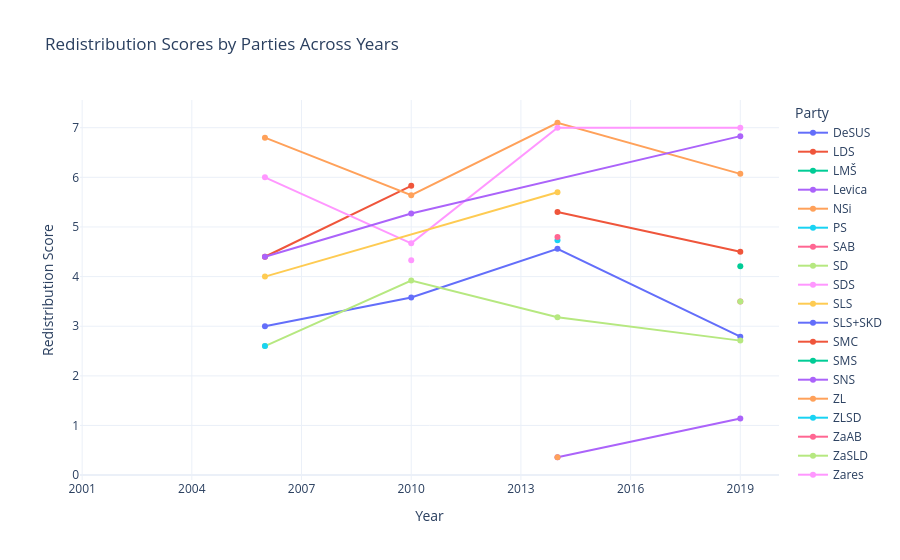

The notebook cell saved with this chart:
### Code cell
fig = px.line(redistribution, x='year', y='redistribution', color='pm_id', 
              markers=True, title='Redistribution Scores by Parties Across Years',
              labels={'year': 'Year', 'redistribution': 'LRGEN Score', 'pm_id': 'Party'})

# Improve layout
fig.update_layout(
    xaxis=dict(tickmode='linear', dtick=3),  # Step of 3 for x-axis ticks
    yaxis_title='Redistribution Score',
    legend_title='Party',
    template='plotly_white'
)

### Figure 1 — Plotly figure (JSON) as saved in the notebook; plotly's stock layout.template omitted (floating-point values rounded to 4 significant figures)
{"data": [{"hovertemplate": "Party=DeSUS<br>Year=%{x}<br>LRGEN Score=%{y}<extra></extra>", "legendgroup": "DeSUS", "line": {"color": "#636efa", "dash": "solid"}, "marker": {"symbol": "circle"}, "mode": "lines+markers", "name": "DeSUS", "orientation": "v", "showlegend": true, "type": "scatter", "x": [2002, 2006, 2010, 2014, 2019], "xaxis": "x", "y": [NaN, 3.0, 3.58, 4.56, 2.79], "yaxis": "y"}, {"hovertemplate": "Party=LDS<br>Year=%{x}<br>LRGEN Score=%{y}<extra></extra>", "legendgroup": "LDS", "line": {"color": "#EF553B", "dash": "solid"}, "marker": {"symbol": "circle"}, "mode": "lines+markers", "name": "LDS", "orientation": "v", "showlegend": true, "type": "scatter", "x": [2002, 2006, 2010], "xaxis": "x", "y": [NaN, 4.4, 5.83], "yaxis": "y"}, {"hovertemplate": "Party=LMŠ<br>Year=%{x}<br>LRGEN Score=%{y}<extra></extra>", "legendgroup": "LMŠ", "line": {"color": "#00cc96", "dash": "solid"}, "marker": {"symbol": "circle"}, "mode": "lines+markers", "name": "LMŠ", "orientation": "v", "showlegend": true, "type": "scatter", "x": [2019], "xaxis": "x", "y": [4.21], "yaxis": "y"}, {"hovertemplate": "Party=Levica<br>Year=%{x}<br>LRGEN Score=%{y}<extra></extra>", "legendgroup": "Levica", "line": {"color": "#ab63fa", "dash": "solid"}, "marker": {"symbol": "circle"}, "mode": "lines+markers", "name": "Levica", "orientation": "v", "showlegend": true, "type": "scatter", "x": [2014, 2019], "xaxis": "x", "y": [0.36, 1.14], "yaxis": "y"}, {"hovertemplate": "Party=NSi<br>Year=%{x}<br>LRGEN Score=%{y}<extra></extra>", "legendgroup": "NSi", "line": {"color": "#FFA15A", "dash": "solid"}, "marker": {"symbol": "circle"}, "mode": "lines+markers", "name": "NSi", "orientation": "v", "showlegend": true, "type": "scatter", "x": [2002, 2006, 2010, 2014, 2019], "xaxis": "x", "y": [NaN, 6.8, 5.64, 7.1, 6.07], "yaxis": "y"}, {"hovertemplate": "Party=PS<br>Year=%{x}<br>LRGEN Score=%{y}<extra></extra>", "legendgroup": "PS", "line": {"color": "#19d3f3", "dash": "solid"}, "marker": {"symbol": "circle"}, "mode": "lines+markers", "name": "PS", "orientation": "v", "showlegend": true, "type": "scatter", "x": [2014], "xaxis": "x", "y": [4.73], "yaxis": "y"}, {"hovertemplate": "Party=SAB<br>Year=%{x}<br>LRGEN Score=%{y}<extra></extra>", "legendgroup": "SAB", "line": {"color": "#FF6692", "dash": "solid"}, "marker": {"symbol": "circle"}, "mode": "lines+markers", "name": "SAB", "orientation": "v", "showlegend": true, "type": "scatter", "x": [2019], "xaxis": "x", "y": [3.5], "yaxis": "y"}, {"hovertemplate": "Party=SD<br>Year=%{x}<br>LRGEN Score=%{y}<extra></extra>", "legendgroup": "SD", "line": {"color": "#B6E880", "dash": "solid"}, "marker": {"symbol": "circle"}, "mode": "lines+markers", "name": "SD", "orientation": "v", "showlegend": true, "type": "scatter", "x": [2002, 2006, 2010, 2014, 2019], "xaxis": "x", "y": [NaN, 2.6, 3.92, 3.18, 2.71], "yaxis": "y"}, {"hovertemplate": "Party=SDS<br>Year=%{x}<br>LRGEN Score=%{y}<extra></extra>", "legendgroup": "SDS", "line": {"color": "#FF97FF", "dash": "solid"}, "marker": {"symbol": "circle"}, "mode": "lines+markers", "name": "SDS", "orientation": "v", "showlegend": true, "type": "scatter", "x": [2002, 2006, 2010, 2014, 2019], "xaxis": "x", "y": [NaN, 6.0, 4.67, 7.0, 7.0], "yaxis": "y"}, {"hovertemplate": "Party=SLS<br>Year=%{x}<br>LRGEN Score=%{y}<extra></extra>", "legendgroup": "SLS", "line": {"color": "#FECB52", "dash": "solid"}, "marker": {"symbol": "circle"}, "mode": "lines+markers", "name": "SLS", "orientation": "v", "showlegend": true, "type": "scatter", "x": [2006, 2014], "xaxis": "x", "y": [4.0, 5.7], "yaxis": "y"}, {"hovertemplate": "Party=SLS+SKD<br>Year=%{x}<br>LRGEN Score=%{y}<extra></extra>", "legendgroup": "SLS+SKD", "line": {"color": "#636efa", "dash": "solid"}, "marker": {"symbol": "circle"}, "mode": "lines+markers", "name": "SLS+SKD", "orientation": "v", "showlegend": true, "type": "scatter", "x": [2002], "xaxis": "x", "y": [NaN], "yaxis": "y"}, {"hovertemplate": "Party=SMC<br>Year=%{x}<br>LRGEN Score=%{y}<extra></extra>", "legendgroup": "SMC", "line": {"color": "#EF553B", "dash": "solid"}, "marker": {"symbol": "circle"}, "mode": "lines+markers", "name": "SMC", "orientation": "v", "showlegend": true, "type": "scatter", "x": [2014, 2019], "xaxis": "x", "y": [5.3, 4.5], "yaxis": "y"}, {"hovertemplate": "Party=SMS<br>Year=%{x}<br>LRGEN Score=%{y}<extra></extra>", "legendgroup": "SMS", "line": {"color": "#00cc96", "dash": "solid"}, "marker": {"symbol": "circle"}, "mode": "lines+markers", "name": "SMS", "orientation": "v", "showlegend": true, "type": "scatter", "x": [2002], "xaxis": "x", "y": [NaN], "yaxis": "y"}, {"hovertemplate": "Party=SNS<br>Year=%{x}<br>LRGEN Score=%{y}<extra></extra>", "legendgroup": "SNS", "line": {"color": "#ab63fa", "dash": "solid"}, "marker": {"symbol": "circle"}, "mode": "lines+markers", "name": "SNS", "orientation": "v", "showlegend": true, "type": "scatter", "x": [2002, 2006, 2010, 2019], "xaxis": "x", "y": [NaN, 4.4, 5.27, 6.83], "yaxis": "y"}, {"hovertemplate": "Party=ZL<br>Year=%{x}<br>LRGEN Score=%{y}<extra></extra>", "legendgroup": "ZL", "line": {"color": "#FFA15A", "dash": "solid"}, "marker": {"symbol": "circle"}, "mode": "lines+markers", "name": "ZL", "orientation": "v", "showlegend": true, "type": "scatter", "x": [2014], "xaxis": "x", "y": [0.36], "yaxis": "y"}, {"hovertemplate": "Party=ZLSD<br>Year=%{x}<br>LRGEN Score=%{y}<extra></extra>", "legendgroup": "ZLSD", "line": {"color": "#19d3f3", "dash": "solid"}, "marker": {"symbol": "circle"}, "mode": "lines+markers", "name": "ZLSD", "orientation": "v", "showlegend": true, "type": "scatter", "x": [2002, 2006], "xaxis": "x", "y": [NaN, 2.6], "yaxis": "y"}, {"hovertemplate": "Party=ZaAB<br>Year=%{x}<br>LRGEN Score=%{y}<extra></extra>", "legendgroup": "ZaAB", "line": {"color": "#FF6692", "dash": "solid"}, "marker": {"symbol": "circle"}, "mode": "lines+markers", "name": "ZaAB", "orientation": "v", "showlegend": true, "type": "scatter", "x": [2014], "xaxis": "x", "y": [4.8], "yaxis": "y"}, {"hovertemplate": "Party=ZaSLD<br>Year=%{x}<br>LRGEN Score=%{y}<extra></extra>", "legendgroup": "ZaSLD", "line": {"color": "#B6E880", "dash": "solid"}, "marker": {"symbol": "circle"}, "mode": "lines+markers", "name": "ZaSLD", "orientation": "v", "showlegend": true, "type": "scatter", "x": [2019], "xaxis": "x", "y": [3.5], "yaxis": "y"}, {"hovertemplate": "Party=Zares<br>Year=%{x}<br>LRGEN Score=%{y}<extra></extra>", "legendgroup": "Zares", "line": {"color": "#FF97FF", "dash": "solid"}, "marker": {"symbol": "circle"}, "mode": "lines+markers", "name": "Zares", "orientation": "v", "showlegend": true, "type": "scatter", "x": [2010], "xaxis": "x", "y": [4.33], "yaxis": "y"}], "layout": {"legend": {"title": {"text": "Party"}, "tracegroupgap": 0}, "title": {"text": "Redistribution Scores by Parties Across Years"}, "xaxis": {"anchor": "y", "domain": [0, 1], "dtick": 3, "tickmode": "linear", "title": {"text": "Year"}}, "yaxis": {"anchor": "x", "domain": [0, 1], "title": {"text": "Redistribution Score"}}}}
